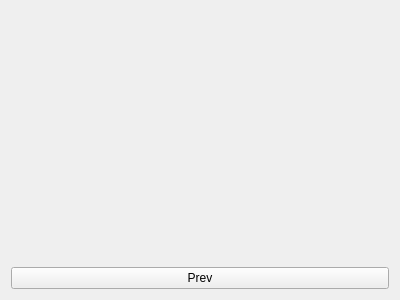
<?xml version="1.0" encoding="UTF-8"?>
<ui version="4.0">
 <class>widget_stacks_aruco_creator</class>
 <widget class="QWidget" name="widget_stacks_aruco_creator">
  <property name="geometry">
   <rect>
    <x>0</x>
    <y>0</y>
    <width>400</width>
    <height>300</height>
   </rect>
  </property>
  <property name="windowTitle">
   <string>Form</string>
  </property>
  <layout class="QVBoxLayout" name="verticalLayout">
   <item>
    <widget class="QStackedWidget" name="stackedWidget"/>
   </item>
   <item>
    <layout class="QHBoxLayout" name="horizontalLayout">
     <item>
      <widget class="QPushButton" name="pushButton">
       <property name="text">
        <string>Prev</string>
       </property>
      </widget>
     </item>
    </layout>
   </item>
  </layout>
 </widget>
 <resources/>
 <connections/>
</ui>
